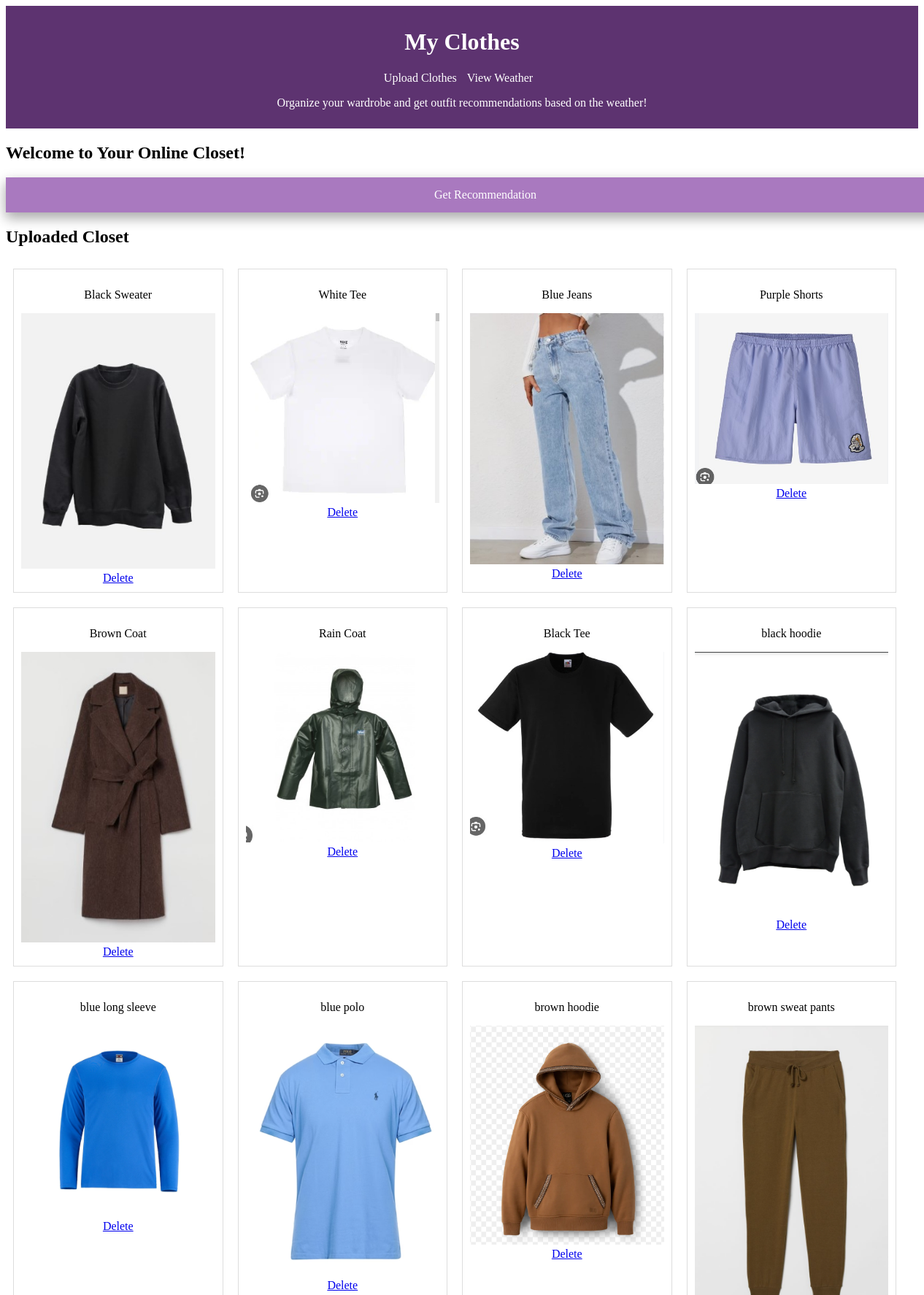
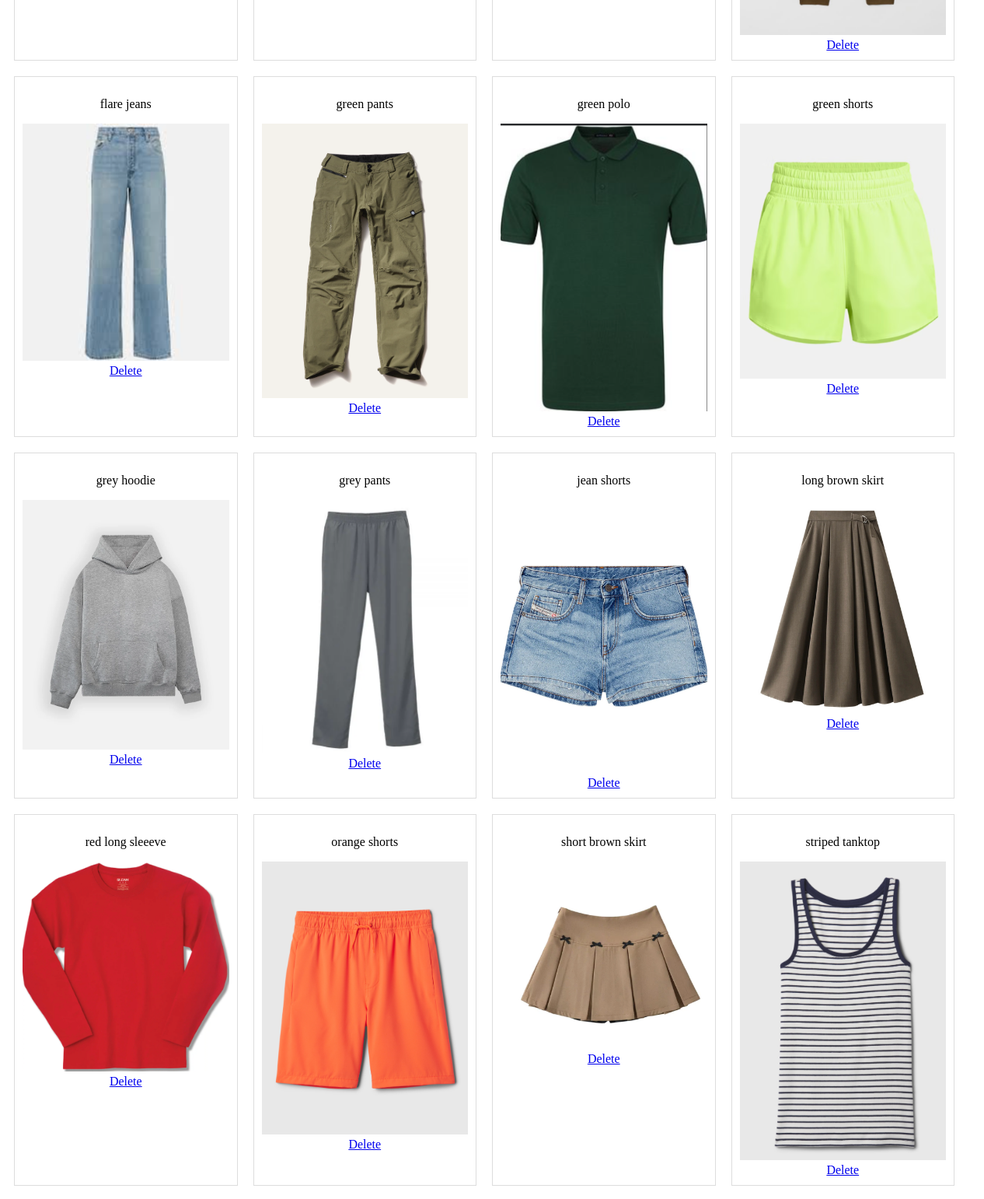
The page / (upper part) on the database its author committed (2 pictures, top to bottom).
### models.py (models this page shows)
class Item(db.Model):
    id = db.Column(db.Integer, primary_key=True)
    description = db.Column(db.String(255), nullable=False)
    file_name = db.Column(db.String(255), nullable=False)
    clothingtype = db.Column(db.String(255), nullable=False)
    colour = db.Column(db.String(255), nullable=False)

### app.py (the view)
@app.route('/')
def index():
    items = Item.query.all()
    return render_template('index.html',items=items)

### templates/index.html (shortened to what this page needs)
<!DOCTYPE html>
<html lang="en">
<head>
    <link rel="stylesheet" type="text/css" href="{{ url_for('static', filename='styles.css') }}">
</head>
<body>
    <header>
        <h1>My Clothes</h1>
        <nav>
            <ul>
                <ul>
                    <li><a href="/upload">Upload Clothes</a></li>
                    <li><a href="/weather">View Weather</a></li>
            </ul>
        </nav>
        <p>Organize your wardrobe and get outfit recommendations based on the weather!</p>
    </header>
    <main>
        <section>
            <h1>Welcome to Your Online Closet!</h1>
            <a class="button1" href="/recommendation">Get Recommendation</a>
        </section>
    </main>
    <h2>Uploaded Closet</h2>
    <div class="item-container">
    {% for item in items %}
        <div class="item-box">
            <p>{{ item.description }}</p>
            <img src="{{ url_for('static', filename='uploads/' + item.file_name) }}" alt="Uploaded Image">
            <a href="{{ url_for('delete_item', item_id=item.id) }}">Delete</a>
        </div>
    {% endfor %}
    </div>
</body>
</html>

### static/styles.css (style rules this page uses)
header { background-color: #5d3370; color: #fff; text-align: center; padding: 10px; }
nav ul { list-style: none; padding: 0; margin: 0; }
nav ul li { display: inline; margin-right: 10px; }
nav a { text-decoration: none; color: #fff; }
.button1 { background-color: #a979bf; border: none; color: white; padding: 15px 32px; text-align: center; text-decoration: none; display: inline-block; font-size: 16px; width: 100%; box-shadow: 0 8px 16px 0 rgba(0,0,0,0.2), 0 6px 20px 0 rgba(0,0,0,0.19); }
.item-container { display: flex; flex-wrap: wrap; width: 100%; box-sizing: border-box; }
.item-box { width: 23%; box-sizing: border-box; border: 1px solid #ddd; padding: 10px; margin: 10px; text-align: center; box-sizing: border-box; }
.item-box img { max-width: 100%; height: auto; }

### rows shown on the page
Item: description "Black Sweater", file_name (picture)
Item: description "White Tee", file_name (picture)
Item: description "Blue Jeans", file_name (picture)
Item: description "Purple Shorts", file_name (picture)
Item: description "Brown Coat", file_name (picture)
Item: description "Rain Coat", file_name (picture)
Item: description "Black Tee", file_name (picture)
Item: description "black hoodie", file_name (picture)
Item: description "blue long sleeve", file_name (picture)
Item: description "blue polo", file_name (picture)
Item: description "brown hoodie", file_name (picture)
Item: description "brown sweat pants", file_name (picture)
Item: description "flare jeans", file_name (picture)
Item: description "green pants", file_name (picture)
Item: description "green polo", file_name (picture)
Item: description "green shorts", file_name (picture)
Item: description "grey hoodie", file_name (picture)
Item: description "grey pants", file_name (picture)
Item: description "jean shorts", file_name (picture)
Item: description "long brown skirt", file_name (picture)
Item: description "red long sleeeve", file_name (picture)
Item: description "orange shorts", file_name (picture)
Item: description "short brown skirt", file_name (picture)
Item: description "striped tanktop", file_name (picture)
